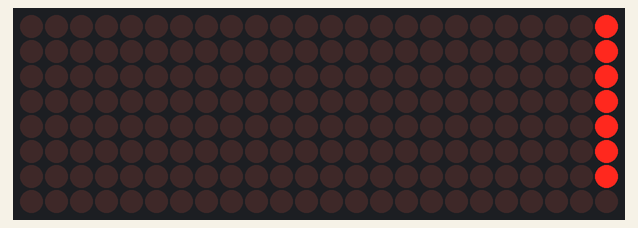
This sketch was run on a simulated Arduino Uno, built with avr-gcc and run on an emulated ATmega328P. Parts: 24×8 LED matrix.

Above: at 0.37 s.
At 3.63 s:
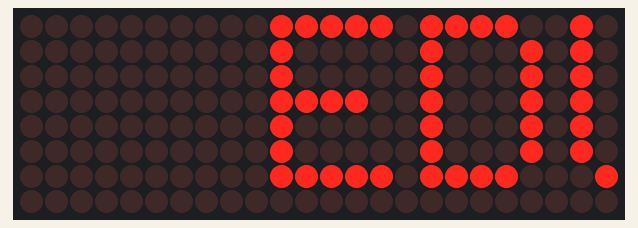
At 7.14 s:
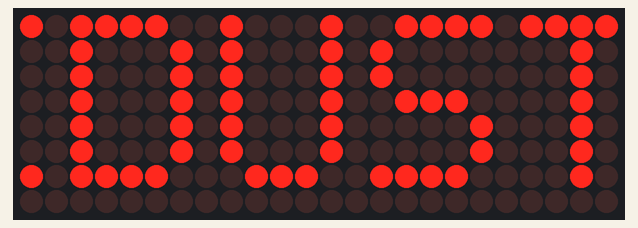
At 14.1 s:
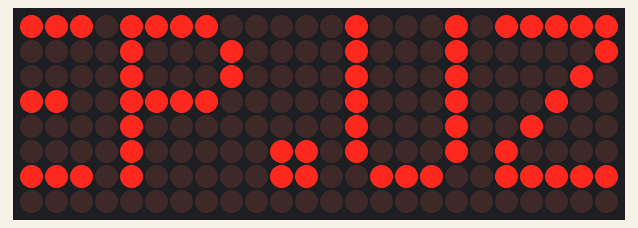
At 24.42 s:
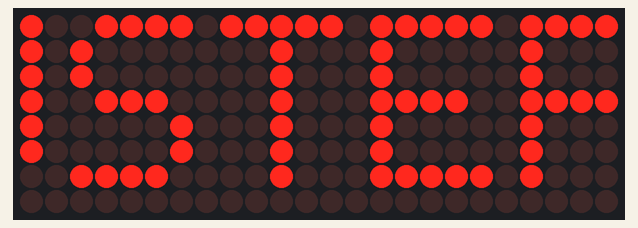
At 35.1 s:
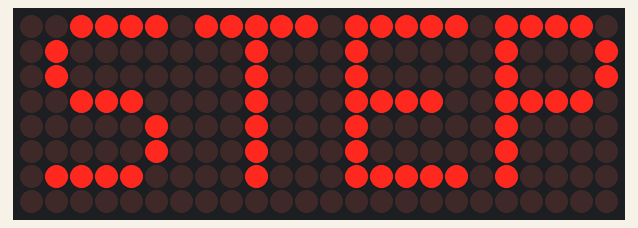

Measured:
- what the display in image 3 shows lasts 0.5 s, from 14.0 s to 14.5 s

The sketch:

Matrix-EDUSTEP.ino
```cpp
#include <MD_Parola.h>
#include <MD_MAX72XX.h>
#include <SPI.h>

// Define the number of devices we have in the chain and the hardware interface
#define HARDWARE_TYPE MD_MAX72XX::FC16_HW
#define MAX_DEVICES 3  // Number of matrices

// Pins for LED matrix
#define CLK_PIN   13
#define DATA_PIN  11
#define CS_PIN    10

// Create a new instance of the MD_Parola class with hardware SPI connection
MD_Parola myDisplay = MD_Parola(HARDWARE_TYPE, CS_PIN, MAX_DEVICES);

void setup() {
  // Initialize the display
  myDisplay.begin();
  myDisplay.setIntensity(0); // Set brightness level (0-15)
  myDisplay.displayClear();

  // Set text alignment and speed
  myDisplay.setTextAlignment(PA_CENTER);
  myDisplay.setSpeed(10); // Adjust speed for scrolling effect (lower value is faster)
}

void loop() {
  // Display first message
  if (myDisplay.displayAnimate()) {
    myDisplay.displayText("EDUSTEP.UZ", PA_LEFT, myDisplay.getSpeed(), PA_SCROLL_LEFT, PA_SCROLL_LEFT);
  }

  // Add delay to switch between messages
  delay(250);

  // Display second message
  if (myDisplay.displayAnimate()) {
    myDisplay.displayText("EDUSTEP", PA_LEFT, myDisplay.getSpeed(), PA_SCROLL_LEFT, PA_SCROLL_LEFT);
  }

  // Add delay before repeating the loop
  delay(250);
}
```
